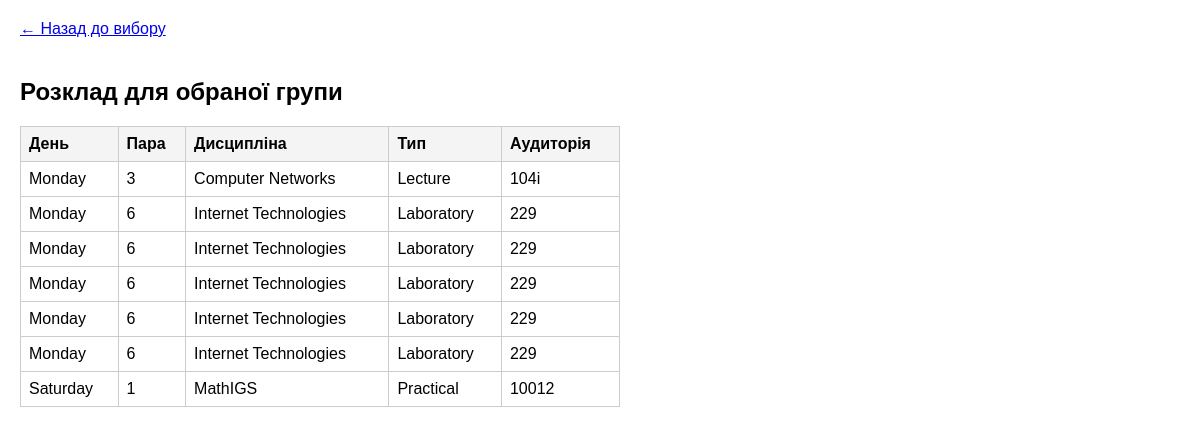
Screenshot of /group.php?group_id=1 with the database file from the repository.
### tables this page shows
CREATE TABLE `lesson` (
  `ID_Lesson` int NOT NULL,
  `week_day` text NOT NULL,
  `lesson_number` int NOT NULL,
  `auditorium` text NOT NULL,
  `disciple` text NOT NULL,
  `type` enum('Lecture','Practical','Laboratory') NOT NULL
);

### group.php (the view, shortened to what this page needs)
<?php
require 'db.php';
if (isset($_GET['group_id'])) {
    $groupId = $_GET['group_id'];
    $sql = "SELECT lesson.week_day, lesson.lesson_number, lesson.disciple, lesson.type, lesson.auditorium
            FROM lesson
            JOIN lesson_groups ON lesson.ID_Lesson = lesson_groups.FID_Lesson2
            WHERE lesson_groups.FID_Groups = ?";
    $stmt = $pdo->prepare($sql);
    $stmt->execute([$groupId]);
    $schedule = $stmt->fetchAll();
}
?>
<!DOCTYPE html>
<html lang="uk">
<head>
</head>
<body>
    <a href="index.php" class="back-link">← Назад до вибору</a>
    <h2>Розклад для обраної групи</h2>
    <?php if (!empty($schedule)): ?>
        <table>
            <tr>
                <th>День</th><th>Пара</th><th>Дисципліна</th><th>Тип</th><th>Аудиторія</th>
            </tr>
            <?php foreach ($schedule as $row): ?>
                <tr>
                    <td><?php echo htmlspecialchars($row['week_day']); ?></td>
                    <td><?php echo htmlspecialchars($row['lesson_number']); ?></td>
                    <td><?php echo htmlspecialchars($row['disciple']); ?></td>
                    <td><?php echo htmlspecialchars($row['type']); ?></td>
                    <td><?php echo htmlspecialchars($row['auditorium']); ?></td>
                </tr>
            <?php endforeach; ?>
        </table>
    <?php else: ?>
        <p>Для цієї групи занять не знайдено.</p>
    <?php endif; ?>
</body>
</html>

### group.php (style rules this page uses)
body { font-family: Arial, sans-serif; margin: 20px; }
table { border-collapse: collapse; width: 100%; max-width: 600px; margin-top: 20px; }
th, td { border: 1px solid #ccc; padding: 8px; text-align: left; }
th { background-color: #f4f4f4; }
.back-link { display: inline-block; margin-bottom: 20px; }

### rows the page displays
lesson: week_day "Monday", lesson_number "3", disciple "Computer Networks", type "Lecture", auditorium "104i"
lesson: week_day "Monday", lesson_number "6", disciple "Internet Technologies", type "Laboratory", auditorium "229"
lesson: week_day "Saturday", lesson_number "1", disciple "MathIGS", type "Practical", auditorium "10012"
